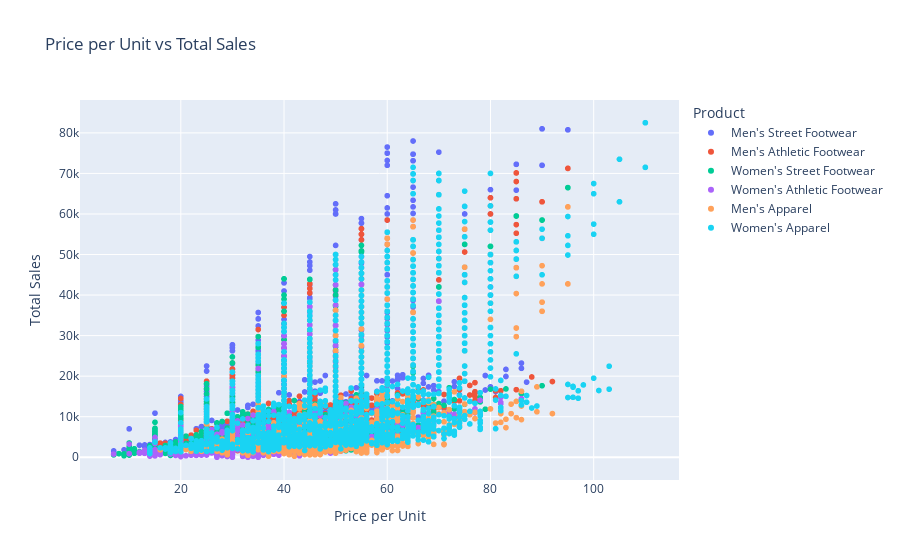

Notebook source saved alongside this figure:
### Code cell
px.scatter(df, x='Price per Unit', y='Total Sales', title='Price per Unit vs Total Sales', color = "Product")

### Figure 1 — Plotly figure (JSON) as saved in the notebook; plotly's stock layout.template omitted (floating-point values rounded to 4 significant figures; data arrays with more than 128 entries replaced by an {"elided": "..."} marker saying what was removed)
{"data": [{"hovertemplate": "Product=Men's Street Footwear<br>Price per Unit=%{x}<br>Total Sales=%{y}<extra></extra>", "legendgroup": "Men's Street Footwear", "marker": {"color": "#636efa", "symbol": "circle"}, "mode": "markers", "name": "Men's Street Footwear", "showlegend": true, "type": "scattergl", "x": {"elided": "1610 int values"}, "xaxis": "x", "y": {"elided": "1610 int values"}, "yaxis": "y"}, {"hovertemplate": "Product=Men's Athletic Footwear<br>Price per Unit=%{x}<br>Total Sales=%{y}<extra></extra>", "legendgroup": "Men's Athletic Footwear", "marker": {"color": "#EF553B", "symbol": "circle"}, "mode": "markers", "name": "Men's Athletic Footwear", "showlegend": true, "type": "scattergl", "x": {"elided": "1610 int values"}, "xaxis": "x", "y": {"elided": "1610 int values"}, "yaxis": "y"}, {"hovertemplate": "Product=Women's Street Footwear<br>Price per Unit=%{x}<br>Total Sales=%{y}<extra></extra>", "legendgroup": "Women's Street Footwear", "marker": {"color": "#00cc96", "symbol": "circle"}, "mode": "markers", "name": "Women's Street Footwear", "showlegend": true, "type": "scattergl", "x": {"elided": "1608 int values"}, "xaxis": "x", "y": {"elided": "1608 int values"}, "yaxis": "y"}, {"hovertemplate": "Product=Women's Athletic Footwear<br>Price per Unit=%{x}<br>Total Sales=%{y}<extra></extra>", "legendgroup": "Women's Athletic Footwear", "marker": {"color": "#ab63fa", "symbol": "circle"}, "mode": "markers", "name": "Women's Athletic Footwear", "showlegend": true, "type": "scattergl", "x": {"elided": "1606 int values"}, "xaxis": "x", "y": {"elided": "1606 int values"}, "yaxis": "y"}, {"hovertemplate": "Product=Men's Apparel<br>Price per Unit=%{x}<br>Total Sales=%{y}<extra></extra>", "legendgroup": "Men's Apparel", "marker": {"color": "#FFA15A", "symbol": "circle"}, "mode": "markers", "name": "Men's Apparel", "showlegend": true, "type": "scattergl", "x": {"elided": "1606 int values"}, "xaxis": "x", "y": {"elided": "1606 int values"}, "yaxis": "y"}, {"hovertemplate": "Product=Women's Apparel<br>Price per Unit=%{x}<br>Total Sales=%{y}<extra></extra>", "legendgroup": "Women's Apparel", "marker": {"color": "#19d3f3", "symbol": "circle"}, "mode": "markers", "name": "Women's Apparel", "showlegend": true, "type": "scattergl", "x": {"elided": "1608 int values"}, "xaxis": "x", "y": {"elided": "1608 int values"}, "yaxis": "y"}], "layout": {"autosize": true, "legend": {"title": {"text": "Product"}, "tracegroupgap": 0}, "title": {"text": "Price per Unit vs Total Sales"}, "xaxis": {"anchor": "y", "autorange": true, "domain": [0, 1], "range": [0.6638, 116.3], "title": {"text": "Price per Unit"}, "type": "linear"}, "yaxis": {"anchor": "x", "autorange": true, "domain": [0, 1], "range": [-6808.0, 89310.0], "title": {"text": "Total Sales"}, "type": "linear"}}}
